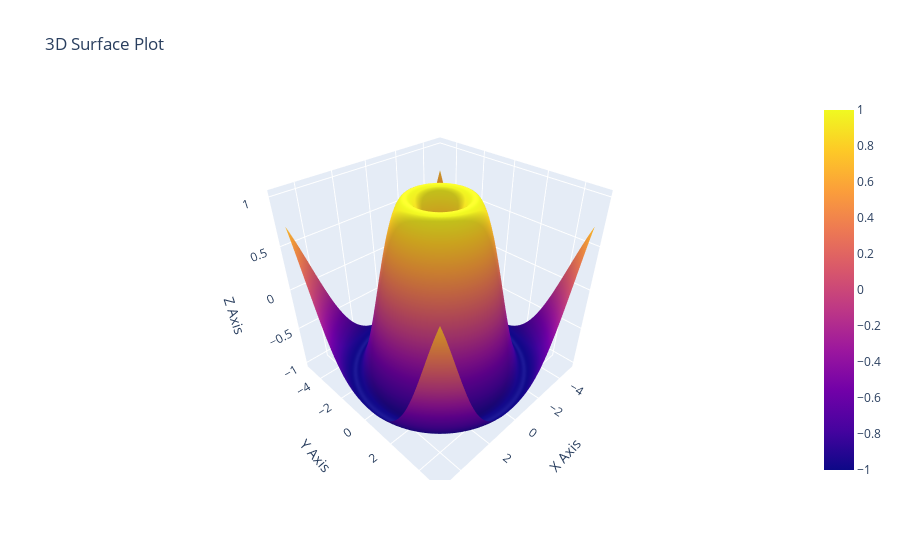

Source (notebook cell):
### Code cell
x = np.linspace(-5, 5, 100)
y = np.linspace(-5, 5, 100)
x, y = np.meshgrid(x, y)
z = np.sin(np.sqrt(x**2 + y**2))
data = {
    'X': x.flatten(),
    'Y': y.flatten(),
    'Z': z.flatten()
}
df = pd.DataFrame(data)

import plotly.graph_objects as go

fig = go.Figure(data=[go.Surface(z=z, x=x, y=y)])

fig.update_layout(title='3D Surface Plot', scene=dict(
    xaxis_title='X Axis',
    yaxis_title='Y Axis',
    zaxis_title='Z Axis'
))

fig.show()

### Figure 1 — Plotly figure (JSON) as saved in the notebook; plotly's stock layout.template omitted (floating-point values rounded to 4 significant figures; data arrays with more than 128 entries replaced by an {"elided": "..."} marker saying what was removed)
{"data": [{"type": "surface", "x": {"elided": "100x100 float values"}, "y": {"elided": "100x100 float values"}, "z": {"elided": "100x100 float values"}}], "layout": {"autosize": true, "scene": {"aspectmode": "auto", "aspectratio": {"x": 1, "y": 1, "z": 1}, "xaxis": {"title": {"text": "X Axis"}, "type": "linear"}, "yaxis": {"title": {"text": "Y Axis"}, "type": "linear"}, "zaxis": {"title": {"text": "Z Axis"}, "type": "linear"}}, "title": {"text": "3D Surface Plot"}}}
